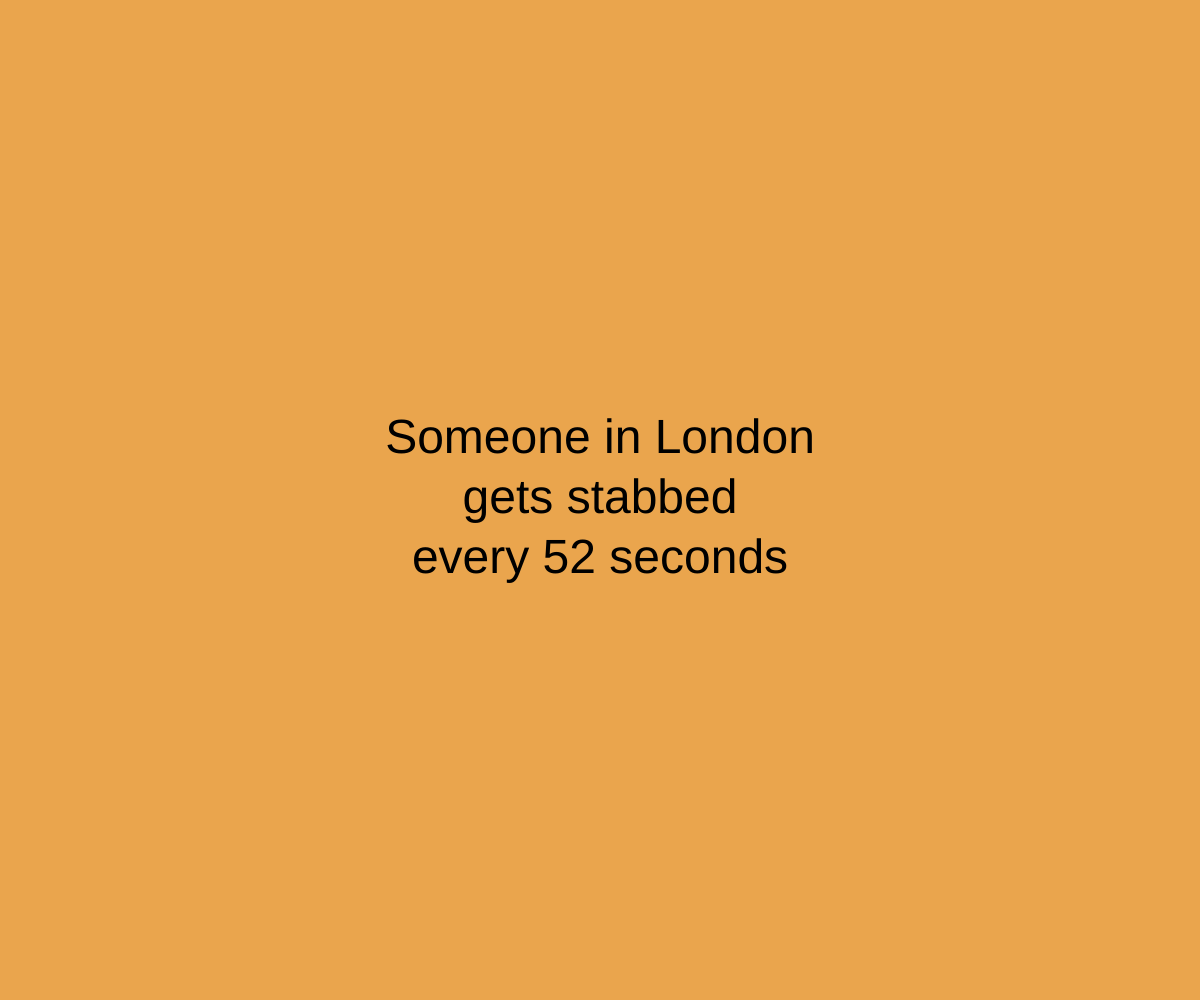
Frame 1 (no input)
Frame 60 (no input): identical to frame 1, image omitted
Frame 120 (the mouse pressed at the canvas centre since frame 60): identical to frame 1, image omitted

The p5.js sketch that drew this single still picture (run headless with seeded random() and noise() and a simulated clock; from frame 60 on, the mouse is pressed at the canvas centre):

// p5.js sketch
// ── sketch.js
let state = 0;

function setup() {
  createCanvas(windowWidth, windowHeight);
  textAlign(CENTER, CENTER);
  textSize(48);
}

function draw() {
  switch (state) {
    case 0:
      background('#eaa54d');
      text('Someone in London\ngets stabbed\nevery 52 seconds',width/2,height/2);
    break;

    case 1:
      background('#3AB795');
      text('Poor bastard',width/2,height/2);
    break;
    default:

  }
}

function mouseReleased() {
  state++;
  if (state>1) {
    state=0;
  }
}
